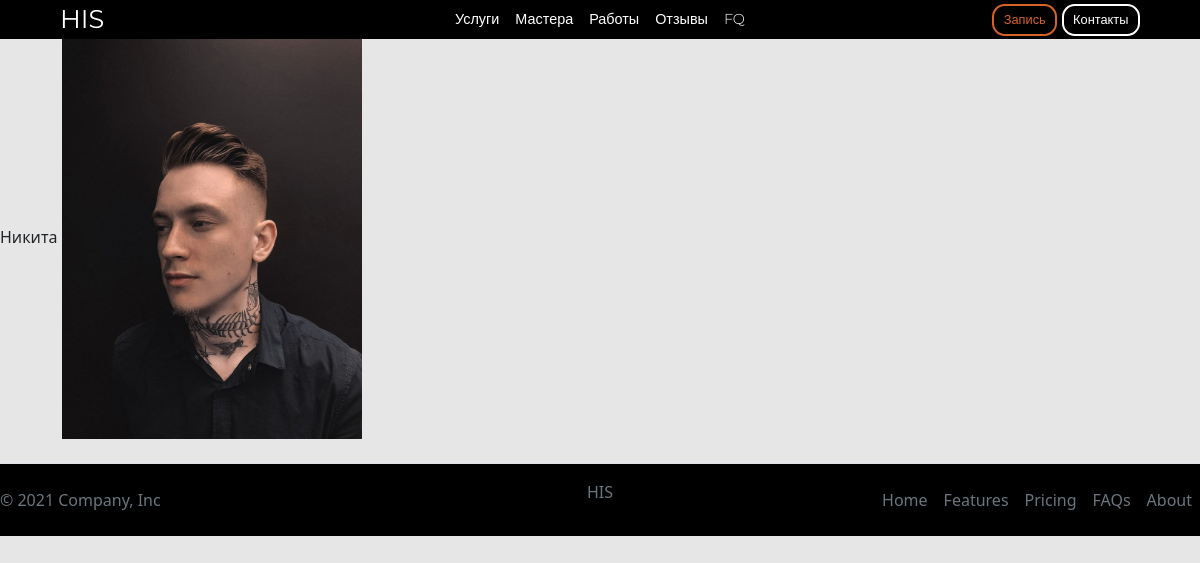
Page /barber/222/ on the committed database.
### mainapp/models.py (models this page shows, shortened)
class Barber(models.Model):
    image = models.ImageField(verbose_name='Аватарка')
    firstName = models.CharField(max_length=30, verbose_name='Имя')
    lastName = models.CharField(max_length=30, verbose_name='Фамилия')
    slug = models.SlugField(unique=True)

class GalaryHairstyle(models.Model):
    barber = models.ForeignKey(Barber, on_delete=models.CASCADE, verbose_name = 'Барбер', related_name='galary')
    chek = models.BooleanField(default=False)
    image = models.ImageField(verbose_name='Фото')

### mainapp/views.py (the view)
# urls.py: path('barber/<str:slug>/', BarberView.get, name='barber_detail'),
    def get(request, slug):
        barber= get_object_or_404(Barber, slug=slug)
        context = {
            "barber":barber
        }
        return render(request, 'barber.html', context)

### mainapp/templates/barber.html
{% extends 'base.html' %}
{% load static %}
{% block content %}
  <header class="d-flex flex-wrap align-items-center justify-content-center justify-content-md-between py-1 mb-0 bg-black sticky-top">
    <a href="/" class="d-flex align-items-center col-md-3 mb-md-0 text-decoration-none">
      <h3 class="nav-logo">HIS</h3>
    </a>
    <ul class="nav col-12 col-md-auto mb-2 justify-content-center mb-md-0">
      <li><a href="#menu" class="nav-link-lo">Услуги</a></li>
      <li><a href="#" class="nav-link-lo">Мастера</a></li>
      <li><a href="#" class="nav-link-lo">Работы</a></li>
      <li><a href="#" class="nav-link-lo">Отзывы</a></li>
      <li><a href="#fq" class="nav-link-lo">FQ</a></li>
    </ul>
    <div class="col-md-3 text-end head-btn">
      <a class="btn-navbar sp-color-white">Запись</a>
      <a class="btn-navbar white-color-sp">Контакты</a>
    </div>
  </header>
  {{barber.firstName}}
  {% for item in barber.galary.all %}
    <img src="{{item.image.url}}" alt="" width="300">
  {% endfor %}
{% endblock %}

### static/css/style.css (style rules this page uses)
:root { --sp-color:#D66228; --bg:#E6E6E6; }
body { background: var(--bg); }

### static/css/style-navbar.css (style rules this page uses)
header { font-family: 'Montserrat', sans-serif; padding: 1rem 5%; }
h3.nav-logo { margin: 0; color:#fff; align-items: center; font-size: 1.6rem; font-weight: 400; }
a.nav-link-lo { text-decoration: none; padding: 0 0.5rem; font-size: .9rem; color:#fff; font-weight: 300; }
.btn-navbar { padding: .4rem .6rem; text-decoration: none; font-size: .8rem; color: #000; border: .13rem solid #000; border-radius: .8rem; }
.btn-navbar.sp-color-white { color: var(--sp-color); border-color: var(--sp-color); }
.btn-navbar.white-color-sp { color: #fff; border-color: #fff; }

### rows in the picture
Barber: firstName "Никита"
GalaryHairstyle: image (picture)
